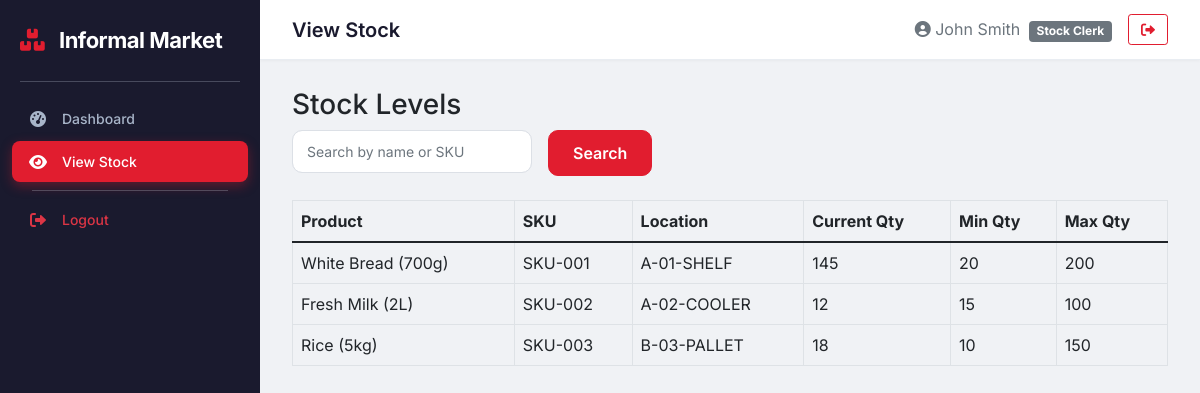
/boxer_inventory/stock_clerk/view_stock.php (signed in), run on the app's committed database.
### tables this page shows
CREATE TABLE Stock (
    stock_id             INT AUTO_INCREMENT PRIMARY KEY,
    product_id           INT NOT NULL UNIQUE,
    location_code        VARCHAR(50) NOT NULL,
    current_quantity     INT NOT NULL DEFAULT 0,
    minimum_quantity     INT NOT NULL DEFAULT 0,
    maximum_quantity     INT NOT NULL DEFAULT 9999,
    last_updated         DATETIME DEFAULT CURRENT_TIMESTAMP ON UPDATE CURRENT_TIMESTAMP,
    updated_by           VARCHAR(50) NOT NULL,
    INDEX idx_product (product_id),
    INDEX idx_location (location_code),
    CONSTRAINT fk_stock_product
        FOREIGN KEY (product_id) REFERENCES Product(product_id)
            ON DELETE CASCADE ON UPDATE CASCADE
);

CREATE TABLE Product (
    product_id           INT AUTO_INCREMENT PRIMARY KEY,
    SKU                  VARCHAR(50) NOT NULL UNIQUE,
    barcode              VARCHAR(50) UNIQUE,
    product_name         VARCHAR(100) NOT NULL,
    category_id          INT,
    supplier_id          INT,
    unit_price           DECIMAL(10,2) NOT NULL,
    cost_price           DECIMAL(10,2) NOT NULL,
    reorder_level        INT NOT NULL DEFAULT 10,
    is_active            BOOLEAN DEFAULT TRUE,
    expiry_date          DATE,
    created_at           DATETIME DEFAULT CURRENT_TIMESTAMP,
    updated_at           DATETIME DEFAULT CURRENT_TIMESTAMP ON UPDATE CURRENT_TIMESTAMP,
    INDEX idx_category (category_id),
    INDEX idx_supplier (supplier_id),
    INDEX idx_product_name (product_name),
    INDEX idx_sku (SKU),
    INDEX idx_barcode (barcode),
    CONSTRAINT fk_product_category
        FOREIGN KEY (category_id) REFERENCES Category(category_id)
            ON DELETE SET NULL ON UPDATE CASCADE,
    CONSTRAINT fk_product_supplier
        FOREIGN KEY (supplier_id) REFERENCES Supplier(supplier_id)
            ON DELETE SET NULL ON UPDATE CASCADE
);

### boxer_inventory/stock_clerk/view_stock.php (the view, shortened to what this page needs)
<?php
require_once __DIR__ . '/../auth.php';
require_once __DIR__ . '/../header.php';
$search = $_GET['search'] ?? '';
$sql = "SELECT p.product_id, p.product_name, p.SKU, s.current_quantity, s.minimum_quantity, s.maximum_quantity, s.location_code
        FROM product p
        JOIN stock s ON p.product_id = s.product_id
        WHERE p.is_active = 1 AND (p.product_name LIKE ? OR p.SKU LIKE ?)";
$stmt = $conn->prepare($sql);
$like = "%$search%";
$stmt->bind_param("ss", $like, $like);
$stmt->execute();
$result = $stmt->get_result();
?>
<h3>Stock Levels</h3>
<form method="get" class="row g-3 mb-4">
    <div class="col-auto">
        <input type="text" name="search" class="form-control" placeholder="Search by name or SKU" value="<?php echo htmlspecialchars($search); ?>">
    </div>
    <div class="col-auto">
        <button type="submit" class="btn btn-primary">Search</button>
    </div>
</form>
<table class="table table-bordered table-hover">
    <thead>
        <tr>
            <th>Product</th><th>SKU</th><th>Location</th><th>Current Qty</th><th>Min Qty</th><th>Max Qty</th>
        </tr>
    </thead>
    <tbody>
        <?php while ($row = $result->fetch_assoc()): ?>
        <tr>
            <td><?php echo $row['product_name']; ?></td>
            <td><?php echo $row['SKU']; ?></td>
            <td><?php echo $row['location_code']; ?></td>
            <td><?php echo $row['current_quantity']; ?></td>
            <td><?php echo $row['minimum_quantity']; ?></td>
            <td><?php echo $row['maximum_quantity']; ?></td>
        </tr>
        <?php endwhile; ?>
    </tbody>
</table>
<?php require_once __DIR__ . '/../footer.php'; ?>

### boxer_inventory/css/style.css (style rules this page uses)
body { font-family: 'Inter', -apple-system, BlinkMacSystemFont, sans-serif; background: #f0f2f5; margin: 0; padding: 0; }
.form-control, .form-select { border-radius: 10px; border-color: #dce0e6; padding: 10px 14px; font-size: 14px; }
.btn-primary { background: #e11d2f; border-color: #e11d2f; border-radius: 10px; padding: 10px 24px; font-weight: 600; }

### data on the page
stock: product.product_name "White Bread (700g)", product.SKU "SKU-001", location_code "A-01-SHELF", current_quantity "145", minimum_quantity "20", maximum_quantity "200"
stock: product.product_name "Fresh Milk (2L)", product.SKU "SKU-002", location_code "A-02-COOLER", current_quantity "12", minimum_quantity "15", maximum_quantity "100"
stock: product.product_name "Rice (5kg)", product.SKU "SKU-003", location_code "B-03-PALLET", current_quantity "18", minimum_quantity "10", maximum_quantity "150"

### other printed values
$page_title "View Stock"
$_SESSION['full_name'] "John Smith"
$_SESSION['role'] "Stock Clerk"
